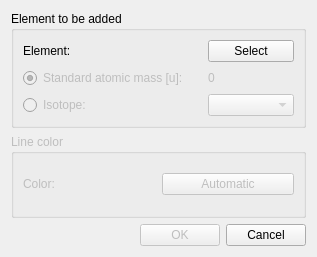
<?xml version="1.0" encoding="UTF-8"?>
<ui version="4.0">
 <class>SelectionSettingsDialog</class>
 <widget class="QDialog" name="SelectionSettingsDialog">
  <property name="geometry">
   <rect>
    <x>0</x>
    <y>0</y>
    <width>317</width>
    <height>257</height>
   </rect>
  </property>
  <property name="sizePolicy">
   <sizepolicy hsizetype="Minimum" vsizetype="Minimum">
    <horstretch>0</horstretch>
    <verstretch>0</verstretch>
   </sizepolicy>
  </property>
  <property name="minimumSize">
   <size>
    <width>288</width>
    <height>250</height>
   </size>
  </property>
  <property name="maximumSize">
   <size>
    <width>660</width>
    <height>257</height>
   </size>
  </property>
  <property name="windowTitle">
   <string>Add element to simulation depth profile</string>
  </property>
  <property name="windowOpacity">
   <double>1.000000000000000</double>
  </property>
  <layout class="QGridLayout" name="gridLayout">
   <item row="3" column="0">
    <layout class="QHBoxLayout" name="horizontalLayout_7">
     <item>
      <spacer name="horizontalSpacer">
       <property name="orientation">
        <enum>Qt::Horizontal</enum>
       </property>
       <property name="sizeHint" stdset="0">
        <size>
         <width>40</width>
         <height>20</height>
        </size>
       </property>
      </spacer>
     </item>
     <item>
      <widget class="QPushButton" name="OKButton">
       <property name="enabled">
        <bool>false</bool>
       </property>
       <property name="text">
        <string>OK</string>
       </property>
      </widget>
     </item>
     <item>
      <widget class="QPushButton" name="cancelButton">
       <property name="text">
        <string>Cancel</string>
       </property>
       <property name="autoDefault">
        <bool>false</bool>
       </property>
      </widget>
     </item>
    </layout>
   </item>
   <item row="2" column="0">
    <widget class="QGroupBox" name="groupBox_coloring">
     <property name="enabled">
      <bool>false</bool>
     </property>
     <property name="title">
      <string>Line color</string>
     </property>
     <layout class="QGridLayout" name="gridLayout_5">
      <item row="0" column="0">
       <layout class="QHBoxLayout" name="horizontalLayout_8">
        <item>
         <widget class="QLabel" name="colorLabel">
          <property name="text">
           <string>Color:</string>
          </property>
         </widget>
        </item>
        <item>
         <widget class="QPushButton" name="colorButton">
          <property name="toolTip">
           <string>Choose a color in which the element selection is representing in.</string>
          </property>
          <property name="text">
           <string>Automatic</string>
          </property>
          <property name="autoDefault">
           <bool>false</bool>
          </property>
         </widget>
        </item>
       </layout>
      </item>
     </layout>
    </widget>
   </item>
   <item row="1" column="0">
    <widget class="QGroupBox" name="groupBox_sample">
     <property name="title">
      <string>Element to be added</string>
     </property>
     <layout class="QGridLayout" name="gridLayout_3">
      <item row="1" column="0" colspan="2">
       <widget class="QRadioButton" name="standard_mass_radio">
        <property name="enabled">
         <bool>false</bool>
        </property>
        <property name="text">
         <string>Standard atomic mass [u]:</string>
        </property>
        <property name="checked">
         <bool>true</bool>
        </property>
       </widget>
      </item>
      <item row="2" column="2">
       <widget class="QComboBox" name="isotope_combobox">
        <property name="enabled">
         <bool>false</bool>
        </property>
       </widget>
      </item>
      <item row="0" column="0">
       <widget class="QLabel" name="elementLabel">
        <property name="text">
         <string>Element:</string>
        </property>
       </widget>
      </item>
      <item row="1" column="2">
       <widget class="QLabel" name="standard_mass_label">
        <property name="enabled">
         <bool>false</bool>
        </property>
        <property name="text">
         <string>0</string>
        </property>
       </widget>
      </item>
      <item row="0" column="2">
       <widget class="QPushButton" name="element_button">
        <property name="text">
         <string>Select</string>
        </property>
       </widget>
      </item>
      <item row="2" column="0">
       <widget class="QRadioButton" name="isotope_radio">
        <property name="enabled">
         <bool>false</bool>
        </property>
        <property name="text">
         <string>Isotope:</string>
        </property>
       </widget>
      </item>
     </layout>
    </widget>
   </item>
  </layout>
 </widget>
 <tabstops>
  <tabstop>element_button</tabstop>
  <tabstop>standard_mass_radio</tabstop>
  <tabstop>isotope_radio</tabstop>
  <tabstop>isotope_combobox</tabstop>
  <tabstop>colorButton</tabstop>
  <tabstop>OKButton</tabstop>
  <tabstop>cancelButton</tabstop>
 </tabstops>
 <resources/>
 <connections/>
</ui>
